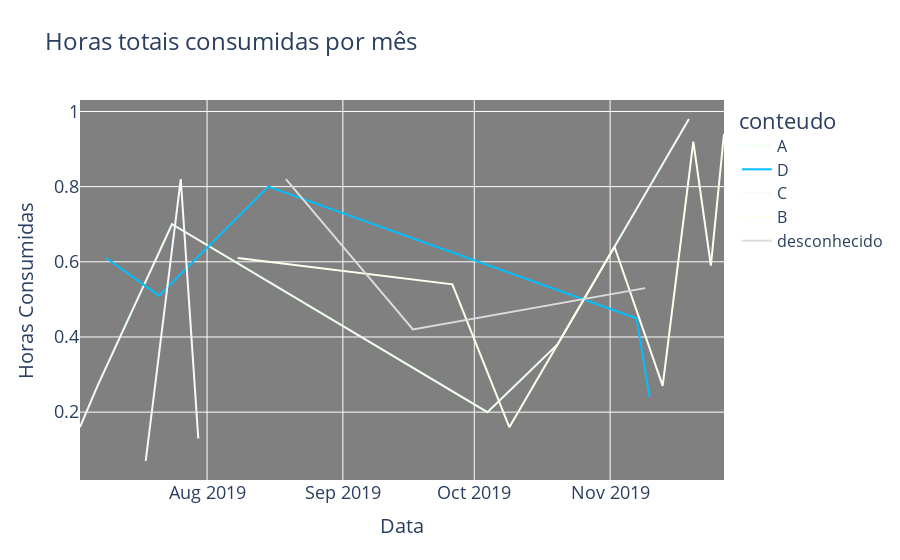

Write notebook code for a chart like this one.
### Markdown cell above
E por fim, a série D teve uma queda atípica se comparado com a tendência de horas de consumo, a sua queda de horas consumidas é menos abrupta do que dos demais conteúdos, porém, não há um aumento de consumo posteriormente, como ocorre com as demais séries. Isso pode indicar que a série D consegue manter a sua base de usuários, mas não consegue atrair novos usuários.

### Code cell
fig = px.line(df, x='data', y='horas_consumidas', title='Horas totais consumidas por mês',color='conteudo',
color_discrete_map={'A': 'HoneyDew', 'B': 'Ivory','C':'GhostWhite','D':'DeepSkyBlue','desconhecido':'Gainsboro'})


fig.update_xaxes(title='Data', title_font=dict(size=axes_title_font_size), tickfont=dict(size=axes_font_size))
fig.update_yaxes(title='Horas Consumidas',title_font=dict(size=axes_title_font_size), tickfont=dict(size=axes_font_size))

fig.update_layout(
    plot_bgcolor='gray',
    title=dict(
        font=dict(
            size=title_font_size,
        ),
    ),
    legend=dict(
        title_font_size=legend_title_font_size,
        font=dict(
            size=legend_font_size,
        ),
    ),
)

fig.show()

### Figure 1 — Plotly figure (JSON) as saved in the notebook; plotly's stock layout.template omitted (floating-point values rounded to 4 significant figures)
{"data": [{"hovertemplate": "conteudo=A<br>data=%{x}<br>horas_consumidas=%{y}<extra></extra>", "legendgroup": "A", "line": {"color": "HoneyDew", "dash": "solid"}, "marker": {"symbol": "circle"}, "mode": "lines", "name": "A", "orientation": "v", "showlegend": true, "type": "scatter", "x": ["2019-07-03T00:00:00", "2019-07-07T00:00:00", "2019-07-24T00:00:00", "2019-10-04T00:00:00", "2019-10-20T00:00:00", "2019-11-19T00:00:00"], "xaxis": "x", "y": [0.16, 0.27, 0.7, 0.2, 0.38, 0.98], "yaxis": "y"}, {"hovertemplate": "conteudo=D<br>data=%{x}<br>horas_consumidas=%{y}<extra></extra>", "legendgroup": "D", "line": {"color": "DeepSkyBlue", "dash": "solid"}, "marker": {"symbol": "circle"}, "mode": "lines", "name": "D", "orientation": "v", "showlegend": true, "type": "scatter", "x": ["2019-07-09T00:00:00", "2019-07-21T00:00:00", "2019-08-15T00:00:00", "2019-11-07T00:00:00", "2019-11-10T00:00:00"], "xaxis": "x", "y": [0.61, 0.51, 0.8, 0.45, 0.24], "yaxis": "y"}, {"hovertemplate": "conteudo=C<br>data=%{x}<br>horas_consumidas=%{y}<extra></extra>", "legendgroup": "C", "line": {"color": "GhostWhite", "dash": "solid"}, "marker": {"symbol": "circle"}, "mode": "lines", "name": "C", "orientation": "v", "showlegend": true, "type": "scatter", "x": ["2019-07-18T00:00:00", "2019-07-26T00:00:00", "2019-07-30T00:00:00"], "xaxis": "x", "y": [0.07, 0.82, 0.13], "yaxis": "y"}, {"hovertemplate": "conteudo=B<br>data=%{x}<br>horas_consumidas=%{y}<extra></extra>", "legendgroup": "B", "line": {"color": "Ivory", "dash": "solid"}, "marker": {"symbol": "circle"}, "mode": "lines", "name": "B", "orientation": "v", "showlegend": true, "type": "scatter", "x": ["2019-08-08T00:00:00", "2019-09-26T00:00:00", "2019-10-09T00:00:00", "2019-11-02T00:00:00", "2019-11-13T00:00:00", "2019-11-20T00:00:00", "2019-11-24T00:00:00", "2019-11-27T00:00:00"], "xaxis": "x", "y": [0.61, 0.54, 0.16, 0.64, 0.27, 0.92, 0.59, 0.94], "yaxis": "y"}, {"hovertemplate": "conteudo=desconhecido<br>data=%{x}<br>horas_consumidas=%{y}<extra></extra>", "legendgroup": "desconhecido", "line": {"color": "Gainsboro", "dash": "solid"}, "marker": {"symbol": "circle"}, "mode": "lines", "name": "desconhecido", "orientation": "v", "showlegend": true, "type": "scatter", "x": ["2019-08-19T00:00:00", "2019-09-17T00:00:00", "2019-11-09T00:00:00"], "xaxis": "x", "y": [0.82, 0.42, 0.53], "yaxis": "y"}], "layout": {"legend": {"font": {"size": 16}, "title": {"font": {"size": 22}, "text": "conteudo"}, "tracegroupgap": 0}, "plot_bgcolor": "gray", "title": {"font": {"size": 24}, "text": "Horas totais consumidas por mês"}, "xaxis": {"anchor": "y", "domain": [0, 1], "tickfont": {"size": 18}, "title": {"font": {"size": 20}, "text": "Data"}}, "yaxis": {"anchor": "x", "domain": [0, 1], "tickfont": {"size": 18}, "title": {"font": {"size": 20}, "text": "Horas Consumidas"}}}}
